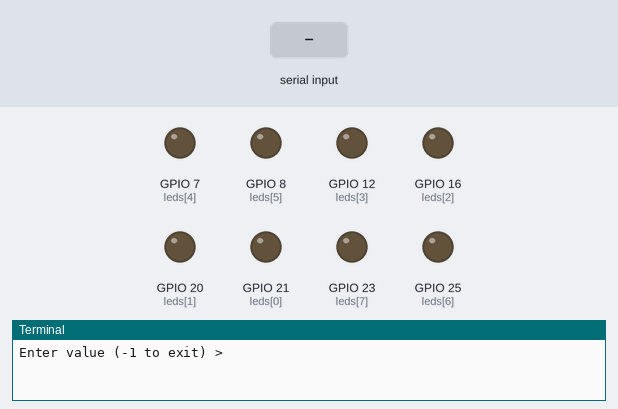
A program run on a simulated Raspberry Pi (BCM pin numbers). Shown: output pins drawn as LEDs (lit = HIGH), the last lines printed to the terminal. The inputs (shaded band) are chosen by the test bench.

Above: at 1.2 s.
1.3 s: "1" typed at the terminal, then Enter
At 2.3 s:
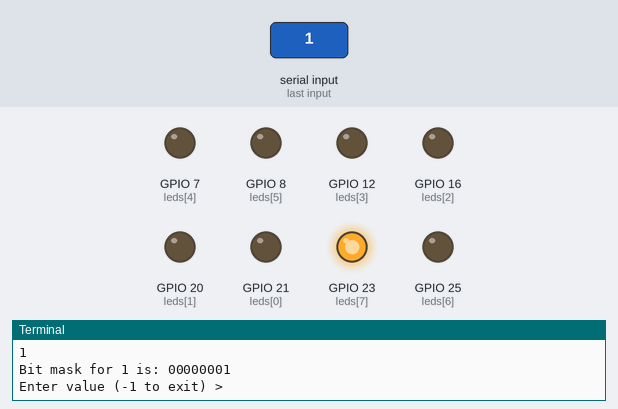
2.8 s: "5" typed at the terminal, then Enter
At 3.5 s:
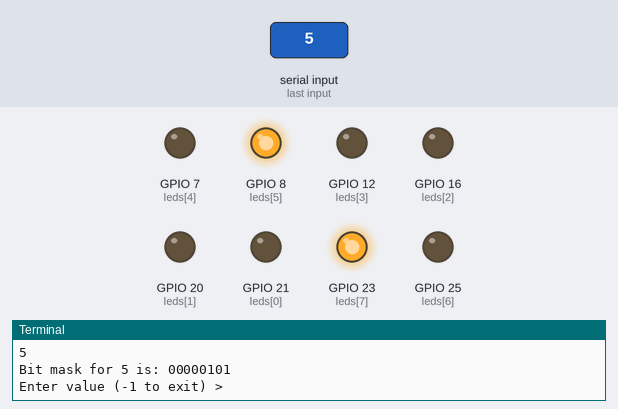
4.3 s: "90" typed at the terminal, then Enter
At 4.6 s:
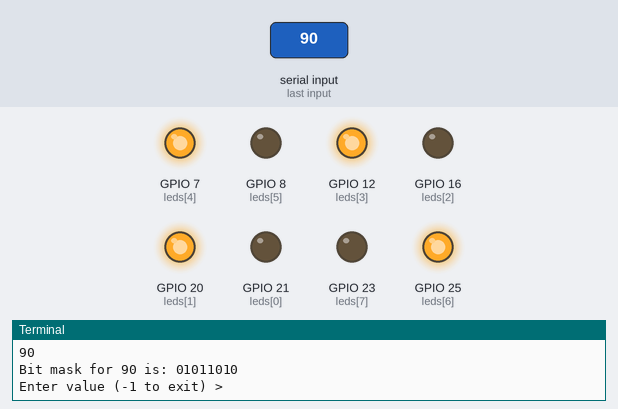
5.8 s: "200" typed at the terminal, then Enter
At 7.0 s:
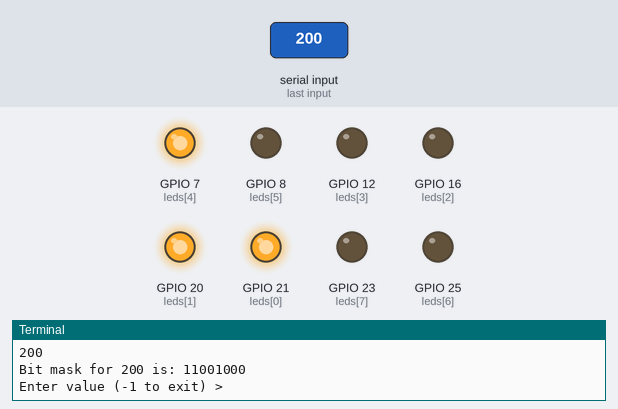
Timing chart, 0 to 8.3 s (numbered marks = the images above; inputs shaded):
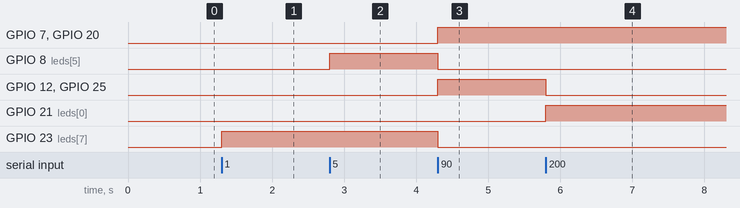

Measured:
- after the input at 1.3 s, GPIO 23 (leds[7]): LOW → HIGH at once
- after the input at 2.8 s, GPIO 8 (leds[5]): LOW → HIGH at once
- after the input at 4.3 s, GPIO 7 (leds[4]), GPIO 12 (leds[3]), GPIO 20 (leds[1]), GPIO 25 (leds[6]): LOW → HIGH at once; GPIO 8 (leds[5]), GPIO 23 (leds[7]): HIGH → LOW at once
- after the input at 5.8 s, GPIO 12 (leds[3]), GPIO 25 (leds[6]): HIGH → LOW at once; GPIO 21 (leds[0]): LOW → HIGH at once

The program:

2-6-binary-numbers.py
```python
import RPi.GPIO as GPIO
from time import sleep

leds = [21, 20, 16, 12, 7, 8, 25, 23]
bits = len(leds)

GPIO.setmode(GPIO.BCM)
GPIO.setup(leds, GPIO.OUT)

def num2led(value):
    mask = bin(value)[2:].zfill(bits)

    for i in range(0, len(mask)):
        GPIO.output(leds[i], GPIO.HIGH if mask[i] == '1' else GPIO.LOW)

    return mask

try:
    while True:
      value = input('Enter value (-1 to exit) > ')
      value = int(value)

      if value < 0:
          break

      mask = num2led(value)
      print('Bit mask for', value, 'is:', mask)

except KeyboardInterrupt:
    print('The program was stopped by keyboard')
finally:
    GPIO.cleanup()
    print('GPIO cleanup completed')
```
